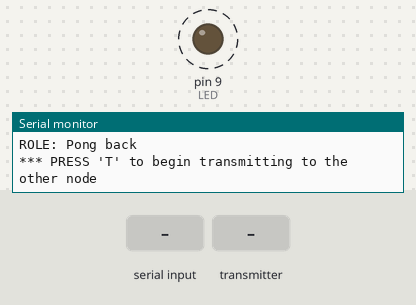
A sketch run on a simulated Arduino Uno, built with avr-gcc and run on an emulated ATmega328P. Parts: output pins drawn as LEDs (lit = HIGH), the last lines printed to the serial monitor. Dashed ring = blinking. Inputs (shaded band) come from the test bench. No radio packets arrive unless stated.

Above: at 1.5 s.
1.6 s: "T" received over Serial
At 2.81 s:
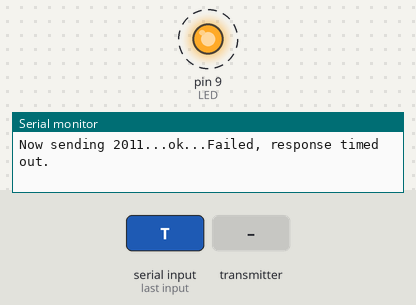
4.6 s: the transmitter starts sending got_time = 0
7.6 s: "R" received over Serial
At 8.15 s:
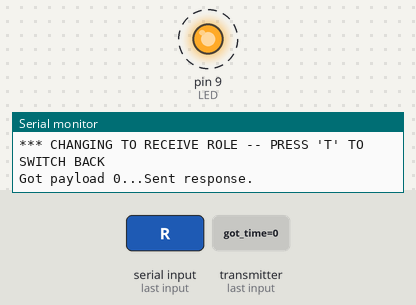
Timing chart, 0 to 16.6 s (numbered marks = the images above; inputs shaded):
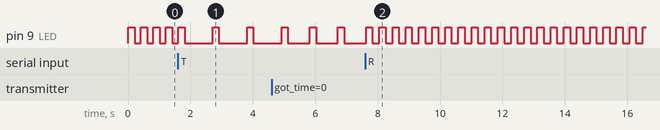

Measured:
- after the input at 1.6 s, pin 9 (LED): alternates HIGH for 0.20 s and LOW for 0.90 s, starting after 1.1 s
- after the input at 7.6 s, pin 9 (LED): alternates HIGH for 0.20 s and LOW for 0.22 s, starting after 0.45 s
- by itself, pin 9 (LED): alternates HIGH for 0.20 s and LOW for 0.20 s

The sketch:

nrf24duino_start.ino
```cpp
// (licence header left out)
#include <SPI.h>
#include "nRF24L01.h"
#include "RF24.h"
#include "printf.h"

//
// Hardware configuration
//


RF24 radio(7, 10);

//
// Topology
//

// Radio pipe addresses for the 2 nodes to communicate.

const uint64_t pipes[2] = { 0xF0F0F0F0E1LL, 0xF0F0F0F0D2LL };

//const uint64_t pipes[2] = { 0x00, 0x00 };
//
// Role management
//
// Set up role.  This sketch uses the same software for all the nodes
// in this system.  Doing so greatly simplifies testing.
//

// The various roles supported by this sketch
typedef enum { role_ping_out = 1, role_pong_back } role_e;

// The debug-friendly names of those roles
const char* role_friendly_name[] = { "invalid", "Ping out", "Pong back"};

// The role of the current running sketch
role_e role = role_pong_back;

int LED = 9;
void setup(void)
{
  //
  // Print preamble
  //
  pinMode(LED, OUTPUT);
  Serial.begin(115200);
  printf_begin();
  printf("\n\rRF24/examples/GettingStarted/\n\r");
  printf("ROLE: %s\n\r",role_friendly_name[role]);
  printf("*** PRESS 'T' to begin transmitting to the other node\n\r");

  //
  // Setup and configure rf radio
  //

  radio.begin();

  // optionally, increase the delay between retries & # of retries
  radio.setRetries(15,15);

  // optionally, reduce the payload size.  seems to
  // improve reliability
  radio.setPayloadSize(8);

  //
  // Open pipes to other nodes for communication
  //

  // This simple sketch opens two pipes for these two nodes to communicate
  // back and forth.
  // Open 'our' pipe for writing
  // Open the 'other' pipe for reading, in position #1 (we can have up to 5 pipes open for reading)

  if ( role == role_ping_out )
  {
    radio.openWritingPipe(pipes[0]);
    radio.openReadingPipe(1,pipes[1]);
  }
  else
  {
    radio.openWritingPipe(pipes[1]);
    radio.openReadingPipe(1,pipes[0]);
  }

  //
  // Start listening
  //

  radio.startListening();

  //
  // Dump the configuration of the rf unit for debugging
  //

  radio.printDetails();
}

void loop(void)
{
  digitalWrite(LED, HIGH);   // turn the LED on (HIGH is the voltage level)
  delay(200);                       // wait for a second
  digitalWrite(LED, LOW);    // turn the LED off by making the voltage LOW
  delay(200);                       // wait for a second
  //
  // Ping out role.  Repeatedly send the current time
  //

  if (role == role_ping_out)
  {
    // First, stop listening so we can talk.
    radio.stopListening();

    // Take the time, and send it.  This will block until complete
    unsigned long time = millis();
    printf("Now sending %lu...",time);
    bool ok = radio.write( &time, sizeof(unsigned long) );

    if (ok)
      printf("ok...");
    else
      printf("failed.\n\r");

    // Now, continue listening
    radio.startListening();

    // Wait here until we get a response, or timeout (250ms)
    unsigned long started_waiting_at = millis();
    bool timeout = false;
    while ( ! radio.available() && ! timeout )
      if (millis() - started_waiting_at > 200 )
        timeout = true;

    // Describe the results
    if ( timeout )
    {
      printf("Failed, response timed out.\n\r");
    }
    else
    {
      // Grab the response, compare, and send to debugging spew
      unsigned long got_time;
      radio.read( &got_time, sizeof(unsigned long) );

      // Spew it
      printf("Got response %lu, round-trip delay: %lu\n\r",got_time,millis()-got_time);
    }

    // Try again 1s later
    delay(500);
  }

  //
  // Pong back role.  Receive each packet, dump it out, and send it back
  //

  if ( role == role_pong_back )
  {
    // if there is data ready
    if ( radio.available() )
    {
      // Dump the payloads until we've gotten everything
      unsigned long got_time;
      bool done = false;
      while (!done)
      {
        // Fetch the payload, and see if this was the last one.
        done = radio.read( &got_time, sizeof(unsigned long) );

        // Spew it
        printf("Got payload %lu...",got_time);

        // Delay just a little bit to let the other unit
        // make the transition to receiver
        delay(20);
      }

      // First, stop listening so we can talk
      radio.stopListening();

      // Send the final one back.
      radio.write( &got_time, sizeof(unsigned long) );
      printf("Sent response.\n\r");

      // Now, resume listening so we catch the next packets.
      radio.startListening();
    }
  }

  //
  // Change roles
  //

  if ( Serial.available() )
  {
    char c = toupper(Serial.read());
    if ( c == 'T' && role == role_pong_back )
    {
      printf("*** CHANGING TO TRANSMIT ROLE -- PRESS 'R' TO SWITCH BACK\n\r");

      // Become the primary transmitter (ping out)
      role = role_ping_out;
      radio.openWritingPipe(pipes[0]);
      radio.openReadingPipe(1,pipes[1]);
    }
    else if ( c == 'R' && role == role_ping_out )
    {
      printf("*** CHANGING TO RECEIVE ROLE -- PRESS 'T' TO SWITCH BACK\n\r");

      // Become the primary receiver (pong back)
      role = role_pong_back;
      radio.openWritingPipe(pipes[1]);
      radio.openReadingPipe(1,pipes[0]);
    }
  }
}
// vim:cin:ai:sts=2 sw=2 ft=cpp
```

printf.h
```cpp
// (licence header left out)
/**
 * @file printf.h
 *
 * Setup necessary to direct stdout to the Arduino Serial library, which
 * enables 'printf'
 */

#ifndef __PRINTF_H__
#define __PRINTF_H__

#ifdef ARDUINO

int serial_putc( char c, FILE * )
{
  Serial.write( c );

  return c;
}

void printf_begin(void)
{
  fdevopen( &serial_putc, 0 );
}

#else
#error This example is only for use on Arduino.
#endif // ARDUINO

#endif // __PRINTF_H__
```
